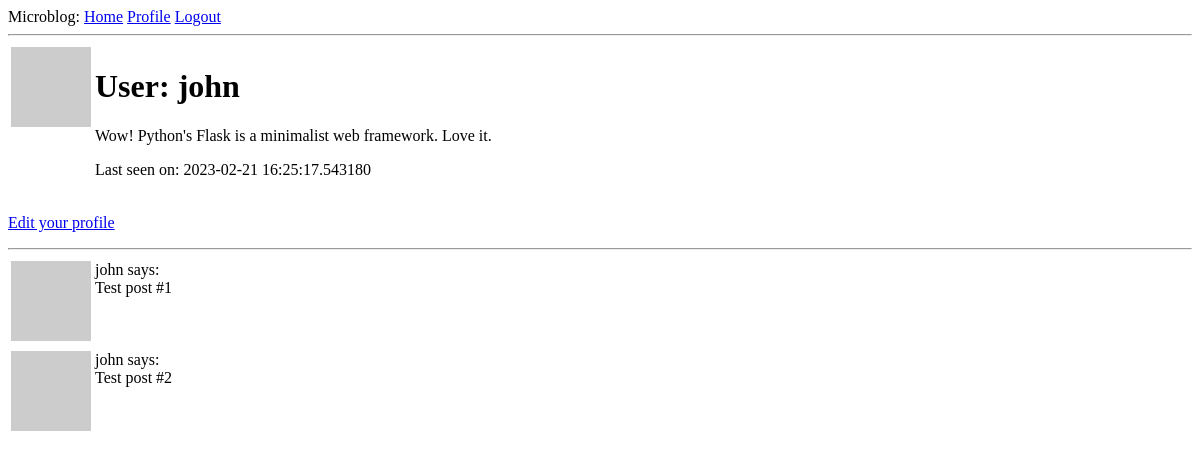
Page /user/john (signed in) on the earlier database version.
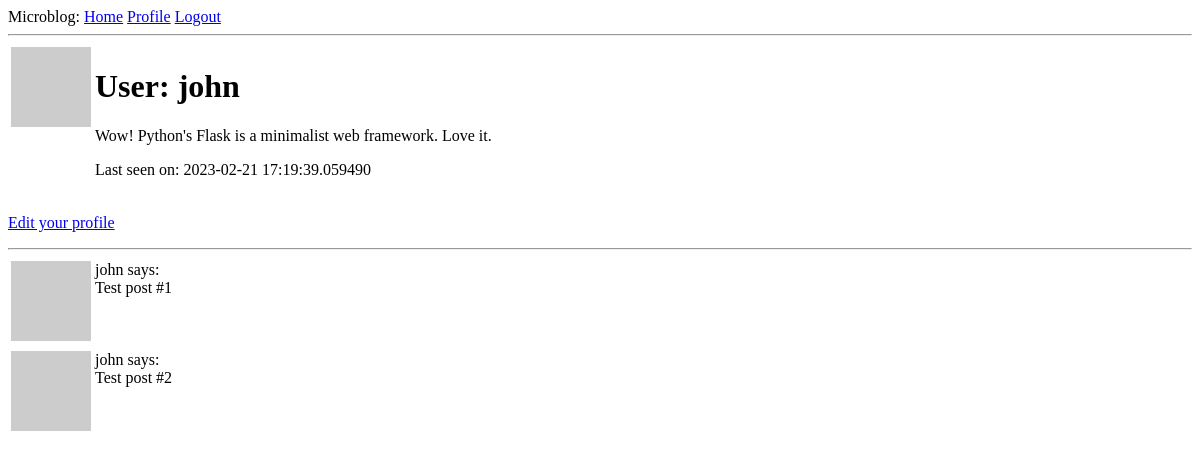
Same page on the later database version.
### app/models.py (models this page shows, shortened)
class User(UserMixin, db.Model):
  id = db.Column(db.Integer, primary_key=True)
  username = db.Column(db.String(64), index=True, unique=True)
  email = db.Column(db.String(120), index=True, unique=True)
  password_hash = db.Column(db.String(128))
  posts = db.relationship("Post", backref="author", lazy="dynamic")
  about_me = db.Column(db.String(140))
  last_seen = db.Column(db.DateTime, default=datetime.utcnow)
  def avatar(self, size):
    digest = md5(self.email.lower().encode("utf-8")).hexdigest()
    return f"https://www.gravatar.com/avatar/{digest}?d=identicon&s={size}"

### app/routes.py (the view)
@app.route("/user/<username>")
@login_required
def user(username):
  user = db.first_or_404(db.select(User).filter_by(username=username))
  posts = [{
    "author": user,
    "body": "Test post #1"
  }, {
    "author": user,
    "body": "Test post #2"
  }]
  return render_template("user.html", user=user, posts=posts)

### app/models.py (called while the page is built)
@login.user_loader
def load_user(id):
  return User.query.filter_by(id=int(id)).first()

### app/routes.py (called while the page is built)
@app.before_request
def before_request():
  if current_user.is_authenticated:
    current_user.last_seen = datetime.utcnow()
    db.session.commit()

### app/templates/user.html
{% extends "base.html" %}
{% block content %}
  <table>
    <tr valign="top">
      <td>
        <img src="{{ user.avatar(128) }}" alt="">
      </td>
      <td>
        <h1>User: {{ user.username }}</h1>
        {% if user.about_me %}
          <p>
            {{ user.about_me }}
          </p>
        {% endif %}
        {% if user.last_seen %}
          <p>Last seen on:
            {{ user.last_seen }}
          </p>
        {% endif %}
      </td>
    </tr>
  </table>
  {% if user == current_user %}
    <p>
      <a href="{{ url_for('edit_profile') }}">Edit your profile</a>
    </p>
  {% endif %}
  <hr>
  {% for post in posts %}
    {% include "_post.html" %}
  {% endfor %}
{% endblock %}

### app/templates/base.html (shortened to what this page needs)
<!DOCTYPE html>
<html lang="en">
<head>
</head>
<body>
  <div>
    <div>
      Microblog:
      <a href="{{ url_for('index') }}">Home</a>
      {% if current_user.is_anonymous %}
      <a href="{{ url_for('login') }}">Login</a>
      {% else %}
      <a href="{{ url_for('user', username=current_user.username) }}">Profile</a>
      <a href="{{ url_for('logout') }}">Logout</a>
      {% endif %}
      </div>
    <hr>
    {% block content %}{% endblock %}
  </div>
</body>
</html>

### app/templates/_post.html
<table>
  <tr valign="top">
    <td>
      <img src="{{ post.author.avatar(36) }}" alt="">
    </td>
    <td>
      {{ post.author.username }} says: <br>{{ post.body }}
    </td>
  </tr>
</table>

Differences in the rows shown:
changed User "john": last_seen "2023-02-21 16:25:17.543180" → "2023-02-21 17:19:39.059490"
